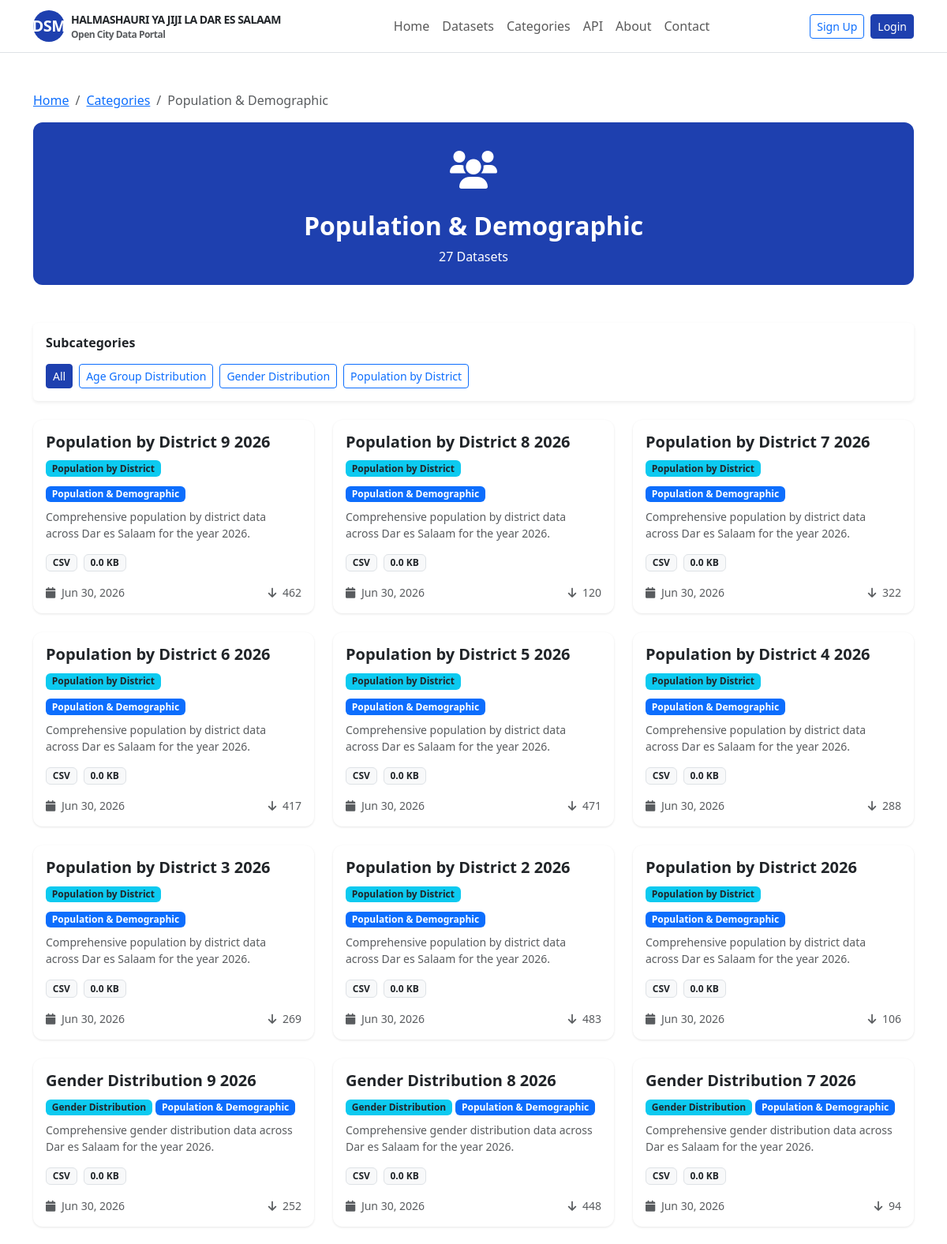
The app's page /categories/population/ (upper part) with its own data.
### datasets/models.py (models this page shows, shortened)
class Category(models.Model):
    ICON_CHOICES = [
        ('traffic', 'Traffic Light'),
        ('population', 'People'),
        ('waste', 'Waste Management'),
        ('health', 'Health Facility'),
        ('water', 'Water & Electricity'),
        ('environment', 'Environmental'),
    ]
    name = models.CharField(max_length=100)
    slug = models.SlugField(unique=True)
    description = models.TextField(blank=True)
    icon = models.CharField(max_length=50, choices=ICON_CHOICES, default='traffic')
    dataset_count = models.IntegerField(default=0)
    created_at = models.DateTimeField(auto_now_add=True)
    updated_at = models.DateTimeField(auto_now=True)
    class Meta:
        verbose_name_plural = 'Categories'
        ordering = ['name']

class Subcategory(models.Model):
    category = models.ForeignKey(Category, on_delete=models.CASCADE, related_name='subcategories')
    name = models.CharField(max_length=100)
    slug = models.SlugField()
    description = models.TextField()
    dataset_count = models.IntegerField(default=0)
    created_at = models.DateTimeField(auto_now_add=True)
    updated_at = models.DateTimeField(auto_now=True)
    class Meta:
        verbose_name_plural = 'Subcategories'
        ordering = ['name']
        unique_together = ['category', 'slug']

class Dataset(models.Model):
    STATUS_CHOICES = [
        ('draft', 'Draft'),
        ('published', 'Published'),
        ('archived', 'Archived'),
    ]
    FORMAT_CHOICES = [
        ('csv', 'CSV'),
        ('xlsx', 'XLSX'),
    ]
    title = models.CharField(max_length=300)
    slug = models.SlugField(unique=True)
    description = models.TextField()
    category = models.ForeignKey(Category, on_delete=models.CASCADE, related_name='datasets')
    subcategory = models.ForeignKey(Subcategory, on_delete=models.CASCADE, related_name='datasets', blank=True, null=True)
    source_department = models.CharField(max_length=200)
    data_owner = models.CharField(max_length=200, default='Dar es Salaam City Council')
    region = models.CharField(max_length=100, default='Dar es Salaam')
    temporal_extent_start = models.DateField()
    temporal_extent_end = models.DateField()
    language = models.CharField(max_length=50, default='English')
    resource_type = models.CharField(max_length=50, default='Dataset')
    format = models.CharField(max_length=10, choices=FORMAT_CHOICES, default='csv')
    file_size = models.CharField(max_length=20, blank=True)
    records = models.IntegerField(default=0)
    download_count = models.IntegerField(default=0)
    status = models.CharField(max_length=20, choices=STATUS_CHOICES, default='draft')
    created_at = models.DateTimeField(auto_now_add=True)
    updated_at = models.DateTimeField(auto_now=True)
    raw_file = models.FileField(upload_to='datasets/raw/', blank=True, null=True)
    processed_file = models.FileField(upload_to='datasets/processed/', blank=True, null=True)
    chart_image = models.ImageField(upload_to='charts/', blank=True, null=True)
    chart_data = models.JSONField(blank=True, null=True)
    class Meta:
        ordering = ['-created_at']

### datasets/views.py (the view)
# urls.py: path('<slug:slug>/', dataset_views.category_detail, name='category_detail'),
def category_detail(request, slug):
    category = get_object_or_404(Category, slug=slug)
    datasets = Dataset.objects.filter(category=category, status='published').select_related('subcategory')
    subcategories = Subcategory.objects.filter(category=category)
    subcategory_slug = request.GET.get('subcategory')
    if subcategory_slug:
        datasets = datasets.filter(subcategory__slug=subcategory_slug)
    return render(request, 'datasets/category_detail.html', {
        'category': category,
        'datasets': datasets,
        'subcategories': subcategories,
        'page_title': category.name,
        'selected_subcategory': subcategory_slug,
    })

### templates/datasets/category_detail.html
{% extends 'base.html' %}
{% block content %}
<div class="container py-5">
    <nav aria-label="breadcrumb">
        <ol class="breadcrumb">
            <li class="breadcrumb-item"><a href="/">Home</a></li>
            <li class="breadcrumb-item"><a href="/categories/">Categories</a></li>
            <li class="breadcrumb-item active" aria-current="page">{{ page_title }}</li>
        </ol>
    </nav>
    <div class="p-4 mb-5 text-center text-white" style="background: var(--primary-blue); border-radius: 12px;">
        <div style="font-size:48px;" class="mb-3">
            {% if category.icon == 'traffic' %}<i class="fas fa-traffic-light text-warning"></i>
            {% elif category.icon == 'population' %}<i class="fas fa-users text-white"></i>
            {% elif category.icon == 'waste' %}<i class="fas fa-trash text-white"></i>
            {% elif category.icon == 'health' %}<i class="fas fa-hospital text-white"></i>
            {% elif category.icon == 'water' %}<i class="fas fa-tint text-white"></i>
            {% elif category.icon == 'environment' %}<i class="fas fa-leaf text-white"></i>
            {% endif %}
        </div>
        <h2 class="fw-bold">{{ category.name }}</h2>
        <p class="mb-0 text-white-75">{{ category.dataset_count }} Datasets</p>
    </div>
    {% if subcategories %}
    <div class="card border-0 shadow-sm mb-4">
        <div class="card-body">
            <h6 class="fw-bold mb-3">Subcategories</h6>
            <div class="d-flex flex-wrap gap-2">
                <a href="/categories/{{ category.slug }}/" class="btn btn-sm {% if not request.GET.subcategory %}btn-primary{% else %}btn-outline-primary{% endif %}">
                    All
                </a>
                {% for subcat in subcategories %}
                <a href="?subcategory={{ subcat.slug }}"
                   class="btn btn-sm {% if request.GET.subcategory == subcat.slug %}btn-primary{% else %}btn-outline-primary{% endif %}">
                    {{ subcat.name }}
                </a>
                {% endfor %}
            </div>
        </div>
    </div>
    {% endif %}
    <div class="row g-4">
        {% for dataset in datasets %}
        <div class="col-md-6 col-lg-4">
            <a href="/datasets/{{ dataset.slug }}/" class="text-decoration-none text-dark">
                <div class="card dataset-card h-100">
                    <div class="card-body">
                        <h5 class="fw-bold mb-2">{{ dataset.title }}</h5>
                        {% if dataset.subcategory %}
                        <span class="badge bg-info text-dark mb-2">{{ dataset.subcategory.name }}</span>
                        {% endif %}
                        <span class="badge bg-primary mb-2">{{ dataset.category.name }}</span>
                        <p class="text-muted small mb-3">{{ dataset.description|truncatechars:100 }}</p>
                        <div class="d-flex gap-2 mb-3">
                            <span class="badge bg-light text-dark border">{{ dataset.format|upper }}</span>
                            <span class="badge bg-light text-dark border">{{ dataset.file_size }}</span>
                        </div>
                        <div class="d-flex justify-content-between small text-muted">
                            <span><i class="fas fa-calendar me-1"></i> {{ dataset.updated_at|date:"M d, Y" }}</span>
                            <span><i class="fas fa-arrow-down me-1"></i> {{ dataset.download_count }}</span>
                        </div>
                    </div>
                </div>
            </a>
        </div>
        {% empty %}
        <div class="col-12">
            <div class="alert alert-warning">No datasets found in this category.</div>
        </div>
        {% endfor %}
    </div>
</div>
{% endblock %}

### templates/base.html (style rules this page uses)
:root { --primary-blue: #1e40af; --dark-blue: #0f172a; --light-bg: #f8fafc; }
body { font-family: 'Segoe UI', Tahoma, Geneva, Verdana, sans-serif; }
.btn-primary { background-color: var(--primary-blue); border-color: var(--primary-blue); }
.dataset-card { border: none; border-radius: 12px; box-shadow: 0 1px 3px rgba(0,0,0,0.1); transition: all 0.2s ease; }

### records on screen
Category: name "Population & Demographic", dataset_count "27"
Subcategory: name "Age Group Distribution"
Subcategory: name "Gender Distribution"
Subcategory: name "Population by District"
Dataset: title "Population by District 9 2026", subcategory.name "Population by District", category.name "Population & Demographic", description "Comprehensive population by district data across Dar es Salaam for the year 2026.", format "CSV", file_size "0.0 KB", updated_at "Jun 30, 2026", download_count "462"
Dataset: title "Population by District 8 2026", subcategory.name "Population by District", category.name "Population & Demographic", description "Comprehensive population by district data across Dar es Salaam for the year 2026.", format "CSV", file_size "0.0 KB", updated_at "Jun 30, 2026", download_count "120"
Dataset: title "Population by District 7 2026", subcategory.name "Population by District", category.name "Population & Demographic", description "Comprehensive population by district data across Dar es Salaam for the year 2026.", format "CSV", file_size "0.0 KB", updated_at "Jun 30, 2026", download_count "322"
Dataset: title "Population by District 6 2026", subcategory.name "Population by District", category.name "Population & Demographic", description "Comprehensive population by district data across Dar es Salaam for the year 2026.", format "CSV", file_size "0.0 KB", updated_at "Jun 30, 2026", download_count "417"
Dataset: title "Population by District 5 2026", subcategory.name "Population by District", category.name "Population & Demographic", description "Comprehensive population by district data across Dar es Salaam for the year 2026.", format "CSV", file_size "0.0 KB", updated_at "Jun 30, 2026", download_count "471"
Dataset: title "Population by District 4 2026", subcategory.name "Population by District", category.name "Population & Demographic", description "Comprehensive population by district data across Dar es Salaam for the year 2026.", format "CSV", file_size "0.0 KB", updated_at "Jun 30, 2026", download_count "288"
Dataset: title "Population by District 3 2026", subcategory.name "Population by District", category.name "Population & Demographic", description "Comprehensive population by district data across Dar es Salaam for the year 2026.", format "CSV", file_size "0.0 KB", updated_at "Jun 30, 2026", download_count "269"
Dataset: title "Population by District 2 2026", subcategory.name "Population by District", category.name "Population & Demographic", description "Comprehensive population by district data across Dar es Salaam for the year 2026.", format "CSV", file_size "0.0 KB", updated_at "Jun 30, 2026", download_count "483"
Dataset: title "Population by District 2026", subcategory.name "Population by District", category.name "Population & Demographic", description "Comprehensive population by district data across Dar es Salaam for the year 2026.", format "CSV", file_size "0.0 KB", updated_at "Jun 30, 2026", download_count "106"
Dataset: title "Gender Distribution 9 2026", subcategory.name "Gender Distribution", category.name "Population & Demographic", description "Comprehensive gender distribution data across Dar es Salaam for the year 2026.", format "CSV", file_size "0.0 KB", updated_at "Jun 30, 2026", download_count "252"
Dataset: title "Gender Distribution 8 2026", subcategory.name "Gender Distribution", category.name "Population & Demographic", description "Comprehensive gender distribution data across Dar es Salaam for the year 2026.", format "CSV", file_size "0.0 KB", updated_at "Jun 30, 2026", download_count "448"
Dataset: title "Gender Distribution 7 2026", subcategory.name "Gender Distribution", category.name "Population & Demographic", description "Comprehensive gender distribution data across Dar es Salaam for the year 2026.", format "CSV", file_size "0.0 KB", updated_at "Jun 30, 2026", download_count "94"
